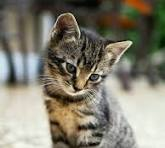
#> input picture image.jpeg, 165 x 148 px
$ jupyter execute 9.ipynb
#> lines starting #> are read from the running program, lines starting #| are printed output that depends on the picture
[cell 1]
import cv2
import numpy as np
import matplotlib.pyplot as plt

[cell 2]
# Read image in grayscale
image = cv2.imread("image.jpeg", cv2.IMREAD_GRAYSCALE)
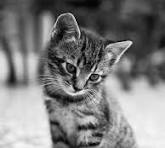
#> image: shape (148, 165); min 0, max 252, mean 126.1

[cell 3]
# =================================
# 1. Contrast Stretching
# =================================

min_val = np.min(image)
#> min_val = 0
max_val = np.max(image)
#> max_val = 252

contrast = ((image - min_val) / (max_val - min_val) * 255).astype(np.uint8)

[cell 4]
# =================================
# 2. Bit-Plane Slicing
# =================================

bit_planes = []

for i in range(8):
    # Extract bit i
    bit_plane = ((image >> i) & 1) * 255
    bit_planes.append(bit_plane)
#> this loop made 8 passes
#> pass 1, `bit_plane = ((image >> i) & 1) * 255`:
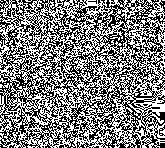
#> bit_plane: shape (148, 165); 49.7% white in thin lines or dots
#> pass 2, `bit_plane = ((image >> i) & 1) * 255`:
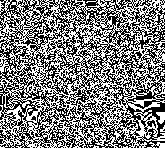
#> bit_plane: shape (148, 165); 49.5% white in thin lines or dots
#> pass 3, `bit_plane = ((image >> i) & 1) * 255`:
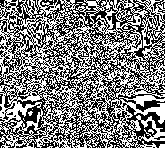
#> bit_plane: shape (148, 165); 49.7% white in thin lines or dots
#> after the loop, bit_planes = 8 items

[cell 5]
# =================================
# Display Contrast Stretching
# =================================

plt.figure(figsize=(8, 4))

plt.subplot(1, 2, 1)
plt.imshow(image, cmap="gray")
plt.title("Original Image")
plt.axis("off")

plt.subplot(1, 2, 2)
plt.imshow(contrast, cmap="gray")
plt.title("Contrast Stretched")
plt.axis("off")

plt.tight_layout()
plt.show()

[cell 6]
# =================================
# Display Bit Planes
# =================================

plt.figure(figsize=(12, 8))

for i in range(8):
    plt.subplot(2, 4, i + 1)
    plt.imshow(bit_planes[i], cmap="gray")
    plt.title("Bit Plane " + str(i))
    plt.axis("off")

plt.tight_layout()
plt.show()
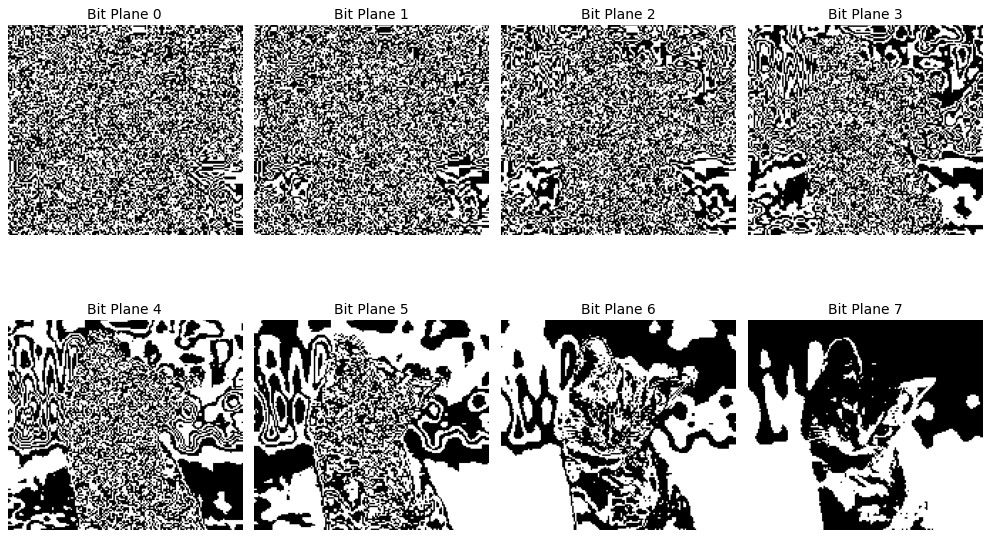
#> figure drawn by matplotlib, 8 panels
